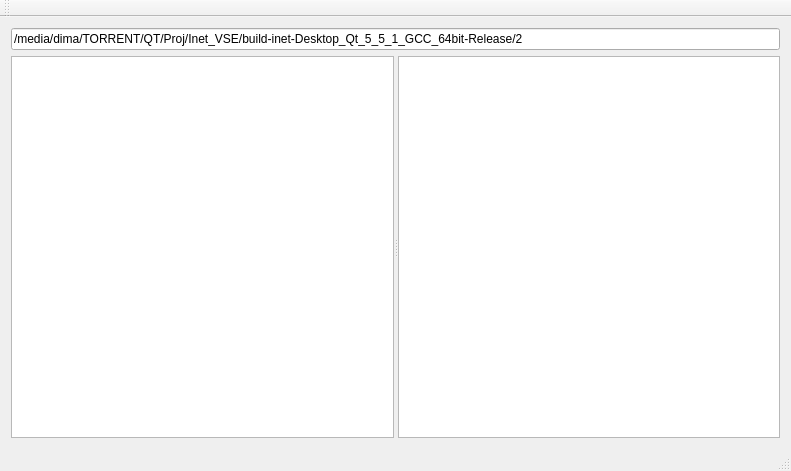
<?xml version="1.0" encoding="UTF-8"?>
<ui version="4.0">
 <class>MainWindow</class>
 <widget class="QMainWindow" name="MainWindow">
  <property name="geometry">
   <rect>
    <x>0</x>
    <y>0</y>
    <width>791</width>
    <height>471</height>
   </rect>
  </property>
  <property name="windowTitle">
   <string>MainWindow</string>
  </property>
  <widget class="QWidget" name="centralWidget">
   <layout class="QGridLayout" name="gridLayout">
    <item row="0" column="0">
     <widget class="QLineEdit" name="lineEdit">
      <property name="text">
       <string>/media/dima/TORRENT/QT/Proj/Inet_VSE/build-inet-Desktop_Qt_5_5_1_GCC_64bit-Release/2</string>
      </property>
     </widget>
    </item>
    <item row="1" column="0">
     <widget class="QSplitter" name="splitter">
      <property name="orientation">
       <enum>Qt::Horizontal</enum>
      </property>
      <widget class="QTreeView" name="treeView"/>
      <widget class="MyListView" name="listWidget"/>
     </widget>
    </item>
   </layout>
  </widget>
  <widget class="QMenuBar" name="menuBar">
   <property name="geometry">
    <rect>
     <x>0</x>
     <y>0</y>
     <width>791</width>
     <height>19</height>
    </rect>
   </property>
  </widget>
  <widget class="QToolBar" name="mainToolBar">
   <attribute name="toolBarArea">
    <enum>TopToolBarArea</enum>
   </attribute>
   <attribute name="toolBarBreak">
    <bool>false</bool>
   </attribute>
  </widget>
  <widget class="QStatusBar" name="statusBar"/>
 </widget>
 <layoutdefault spacing="6" margin="11"/>
 <customwidgets>
  <customwidget>
   <class>MyListView</class>
   <extends>QListWidget</extends>
   <header>mylistview.h</header>
  </customwidget>
 </customwidgets>
 <resources/>
 <connections/>
</ui>
